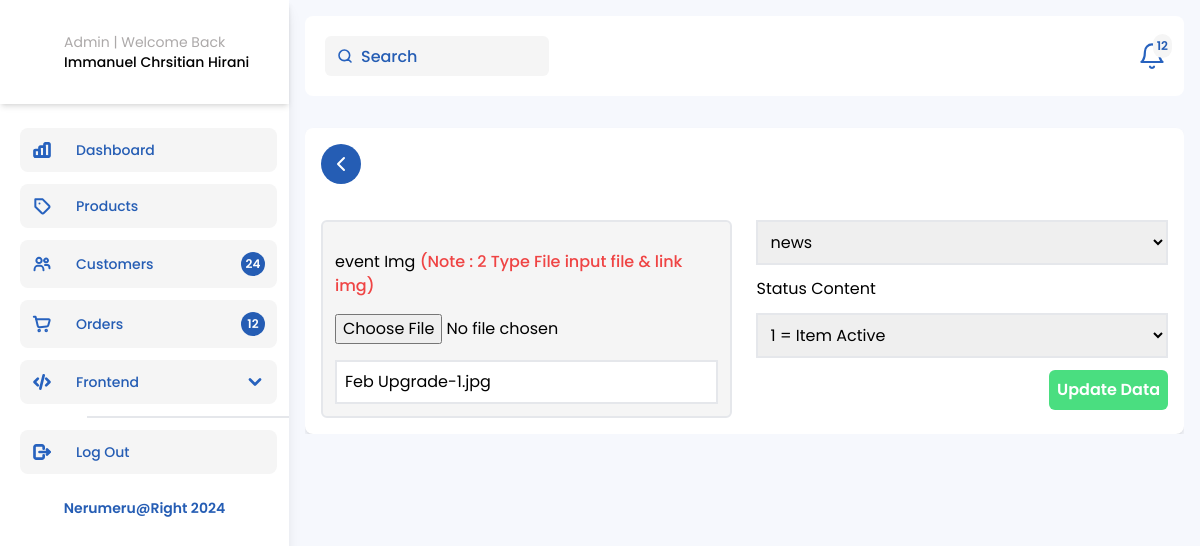
Page /Admin-news-UpdateData.php?news_id=10 on the earlier database version.
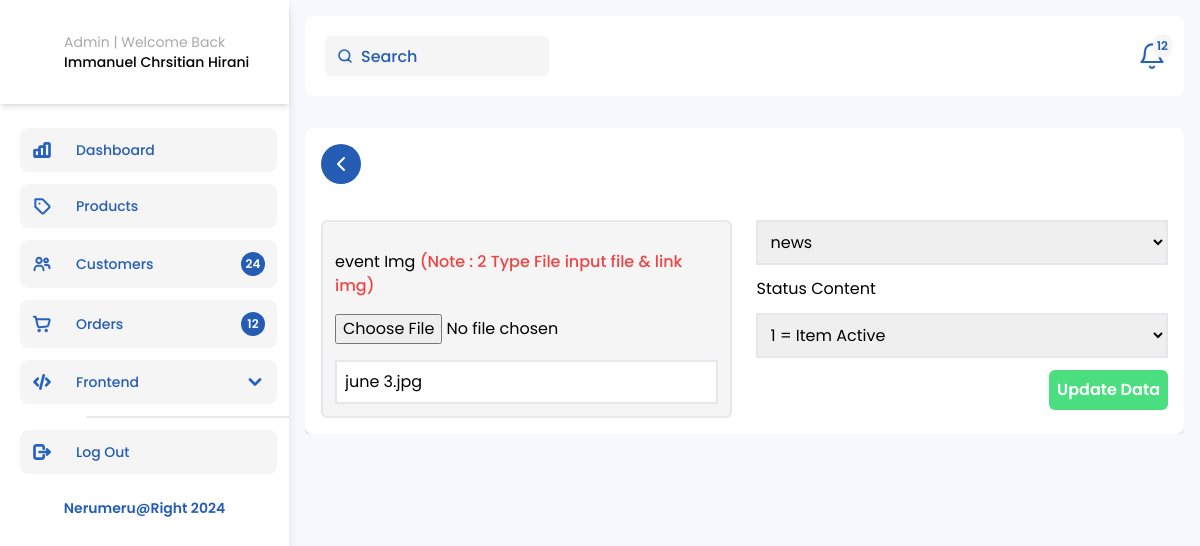
Same page on the later database version.
### tables this page shows
CREATE TABLE `neru_event` (
  `event_id` int(11) NOT NULL,
  `event_type` varchar(50) NOT NULL,
  `event_img` varchar(100) NOT NULL,
  `status` int(1) NOT NULL,
  `insert_date` datetime NOT NULL DEFAULT current_timestamp(),
  `lastUpdate_date` datetime NOT NULL DEFAULT current_timestamp()
);

### function.php (called while the page is built, shortened)
<?php
$conn = mysqli_connect('localhost', 'root', '', 'nerumeru');
function query($query)
{
    global $conn;
    $result = mysqli_query($conn, $query);
    $rows = [];
    foreach ($result as $row) {
        $rows[] = $row;
    }
    return $rows;
}

### Admin-news-UpdateData.php (the view, shortened to what the changed rows need)
<?php
require "function.php";
$id = $_GET["news_id"];
$event = query("SELECT * FROM neru_event WHERE event_id = $id")[0];
?>
<!doctype html>
<html lang="en">
<head>
    <link rel="stylesheet" href="css/output.css" />
    <link rel="stylesheet" href="https://cdn.jsdelivr.net/npm/swiper@10/swiper-bundle.min.css" />
    <link rel="stylesheet" href="https://cdn.jsdelivr.net/npm/swiper@10/swiper-bundle.min.css" />
</head>
<body>
    <main class="my-0">
        <section class="admin relative h-screen overflow-hidden my-0">
            <div class="flex items-start justify-between">
                <div class="flex flex-col gap-4 container">
                    <div class="max-h-screen w-full overflow-y-auto">
                        <div class="container bg-white rounded-lg shadow-md 3xl:h-[760px] 2xl:h-[550px] flex flex-col gap-3 overflow-y-auto mt-4">
                            <form class="w-full" action="" method="post" enctype="multipart/form-data">
                                <div class="grid grid-cols-2 gap-6">
                                    <div class="flex flex-col w-full gap-3">
                                        <div class="w-full flex flex-col gap-4  bg-white-neru rounded-md border-2 p-3">
                                            <label for="">event Img <span class="text-red-500 font-medium">(Note : 2 Type File input file & link img)</span> </label>
                                            <input type="file" name="gambar">
                                            <input class="w-full p-2 outline-none border-2" type="text" name="event_img" value="<?= $event["event_img"] ?>" />
                                        </div>
                                    </div>
                                    <div class="flex flex-col w-full gap-3">
                                        <select name="event_type" class="w-full p-2 outline-none border-2" name="status" id="status">
                                            <option value="<?= $event["event_type"] ?>"><?= $event["event_type"] ?></option>
                                        </select>
                                        <label for="">Status Content</label>
                                        <select class="w-full p-2 outline-none border-2" name="status" id="status">
                                            <option> <?= $event["status"] ?>
                                                <?php if ($event["status"] === "1") : ?>
                                                    <?= "= Item Active" ?>
                                                <?php else : ?>
                                                    <?= "= Item Non-Active" ?>
                                                <?php endif; ?>
                                            </option>
                                        </select>
                                        <button type="submit" name="submit" class="bg-green-400 p-2 rounded-md text-white font-semibold w-fit self-end">Update Data</button>
                                    </div>
                                </div>
                            </form>
                        </div>
                    </div>
                </div>
            </div>
        </section>
    </main>
</body>
</html>

Differences in the rows shown:
changed neru_event "news": event_img "Feb Upgrade-1.jpg" → "june 3.jpg"
